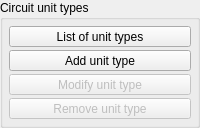
    <widget class="QGroupBox" name="gb_circuit_unit_types">
     <property name="title">
      <string>Circuit unit types</string>
     </property>
     <layout class="QVBoxLayout" name="verticalLayout_11">
      <property name="spacing">
       <number>3</number>
      </property>
      <property name="margin">
       <number>6</number>
      </property>
      <item>
       <widget class="QToolButton" name="tbtn_view_circuit_unit_types">
        <property name="sizePolicy">
         <sizepolicy hsizetype="Minimum" vsizetype="Fixed">
          <horstretch>0</horstretch>
          <verstretch>0</verstretch>
         </sizepolicy>
        </property>
        <property name="statusTip">
         <string>View list of circuit unit types</string>
        </property>
        <property name="text">
         <string>List of unit types</string>
        </property>
        <property name="icon">
         <iconset resource="../rc/resources.qrc">
          <normaloff>:/images/images/view.png</normaloff>:/images/images/view.png</iconset>
        </property>
        <property name="iconSize">
         <size>
          <width>16</width>
          <height>16</height>
         </size>
        </property>
        <property name="checkable">
         <bool>true</bool>
        </property>
        <property name="toolButtonStyle">
         <enum>Qt::ToolButtonTextBesideIcon</enum>
        </property>
       </widget>
      </item>
      <item>
       <widget class="QToolButton" name="tbtn_add_circuit_unit_type">
        <property name="sizePolicy">
         <sizepolicy hsizetype="Minimum" vsizetype="Fixed">
          <horstretch>0</horstretch>
          <verstretch>0</verstretch>
         </sizepolicy>
        </property>
        <property name="statusTip">
         <string>Add a new circuit unit type</string>
        </property>
        <property name="text">
         <string>Add unit type</string>
        </property>
        <property name="icon">
         <iconset resource="../rc/resources.qrc">
          <normaloff>:/images/images/add16.png</normaloff>:/images/images/add16.png</iconset>
        </property>
        <property name="iconSize">
         <size>
          <width>16</width>
          <height>16</height>
         </size>
        </property>
        <property name="toolButtonStyle">
         <enum>Qt::ToolButtonTextBesideIcon</enum>
        </property>
       </widget>
      </item>
      <item>
       <widget class="QToolButton" name="tbtn_modify_circuit_unit_type">
        <property name="enabled">
         <bool>false</bool>
        </property>
        <property name="sizePolicy">
         <sizepolicy hsizetype="Minimum" vsizetype="Fixed">
          <horstretch>0</horstretch>
          <verstretch>0</verstretch>
         </sizepolicy>
        </property>
        <property name="statusTip">
         <string>Modify the selected circuit unit type</string>
        </property>
        <property name="text">
         <string>Modify unit type</string>
        </property>
        <property name="icon">
         <iconset resource="../rc/resources.qrc">
          <normaloff>:/images/images/edit.png</normaloff>:/images/images/edit.png</iconset>
        </property>
        <property name="iconSize">
         <size>
          <width>16</width>
          <height>16</height>
         </size>
        </property>
        <property name="toolButtonStyle">
         <enum>Qt::ToolButtonTextBesideIcon</enum>
        </property>
       </widget>
      </item>
      <item>
       <widget class="QToolButton" name="tbtn_remove_circuit_unit_type">
        <property name="enabled">
         <bool>false</bool>
        </property>
        <property name="sizePolicy">
         <sizepolicy hsizetype="Minimum" vsizetype="Fixed">
          <horstretch>0</horstretch>
          <verstretch>0</verstretch>
         </sizepolicy>
        </property>
        <property name="statusTip">
         <string>Remove the selected circuit unit type</string>
        </property>
        <property name="text">
         <string>Remove unit type</string>
        </property>
        <property name="icon">
         <iconset resource="../rc/resources.qrc">
          <normaloff>:/images/images/remove16.png</normaloff>:/images/images/remove16.png</iconset>
        </property>
        <property name="iconSize">
         <size>
          <width>16</width>
          <height>16</height>
         </size>
        </property>
        <property name="toolButtonStyle">
         <enum>Qt::ToolButtonTextBesideIcon</enum>
        </property>
       </widget>
      </item>
     </layout>
    </widget>
